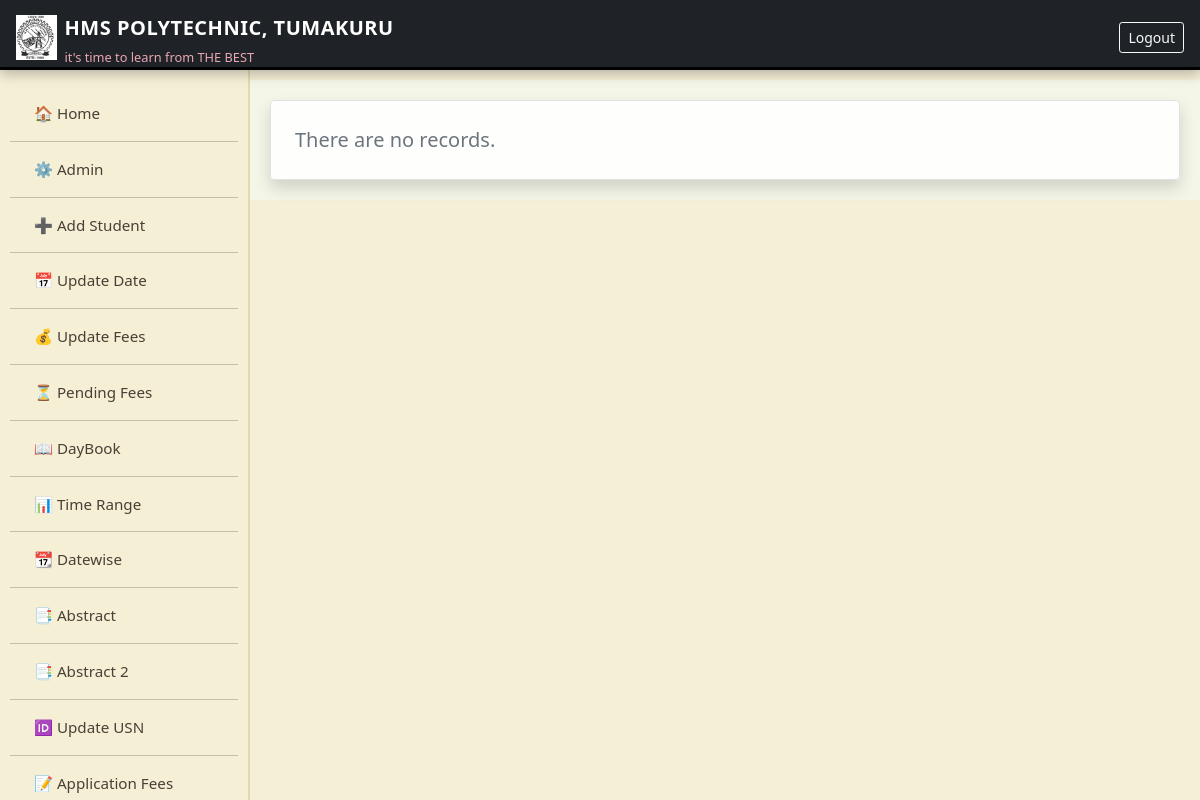
/student_history/2627CE037/1 (signed in), run on an earlier commit of the app's database.
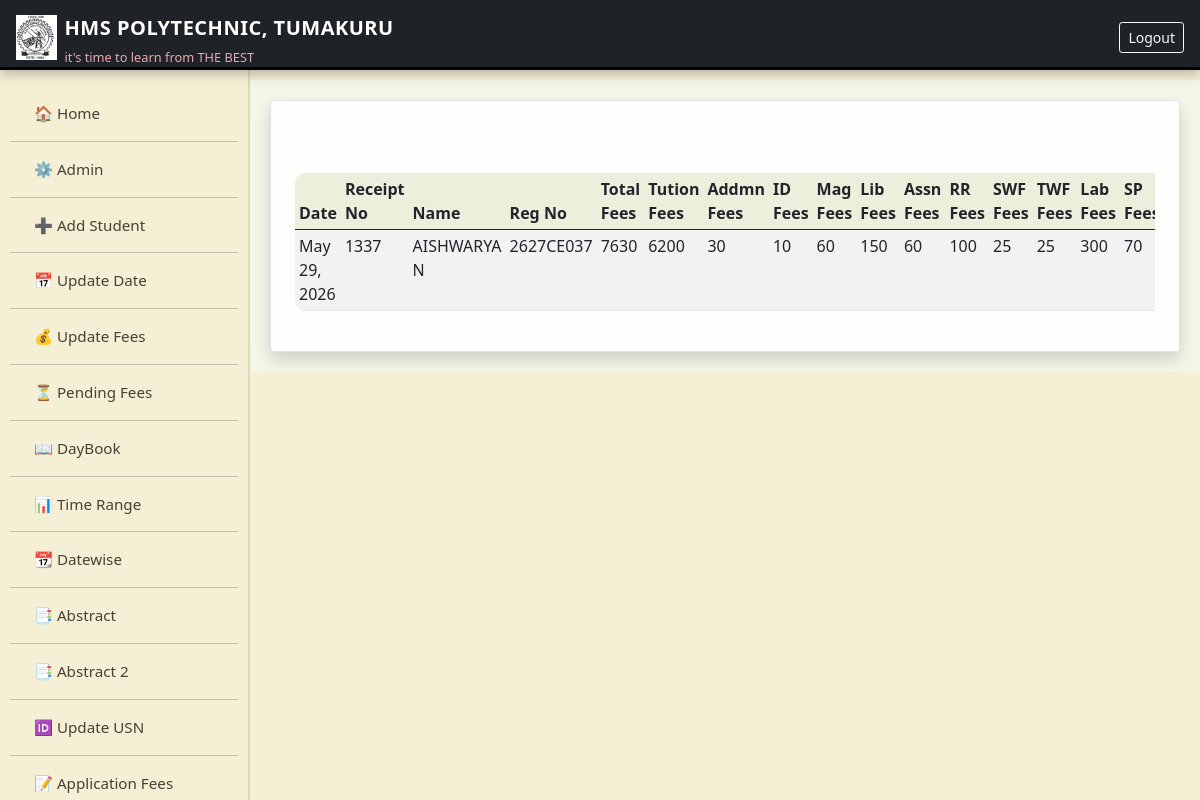
And on a later commit of the database.
### accounts/models.py (models this page shows, shortened)
class History(models.Model):
    fees_receipt_no=models.CharField(primary_key=True,max_length=10)
    student=models.ForeignKey(Student,on_delete=models.CASCADE)
    year=models.IntegerField(default=0)
    academic_year=models.CharField(max_length=7)
    total_fees=models.IntegerField(default=0)
    tution_fees=models.IntegerField(default=0)
    admission_fees=models.IntegerField(default=0)
    id_fees=models.IntegerField(default=0)
    management_fees=models.IntegerField(default=0)
    lib_fees=models.IntegerField(default=0)
    assn_fees=models.IntegerField(default=0)
    rr_fees=models.IntegerField(default=0)
    swf_fees=models.IntegerField(default=0)
    twf_fees=models.IntegerField(default=0)
    lab_fees=models.IntegerField(default=0)
    sp_fees=models.IntegerField(default=0)
    nss_fees=models.IntegerField(default=0)
    dev_fees=models.IntegerField(default=0)
    red_cross_fees = models.IntegerField(default=0)
    date=models.DateField()

class Student(models.Model):
    roll_no=models.CharField(max_length=15,primary_key=True)
    roll_no2=models.CharField(max_length=15,unique=True,null=True)
    admission_year=models.IntegerField(default=2023)
    name=models.CharField(max_length=30)
    gender=models.CharField(max_length=2,default="M",choices=(('M','M'),('F','F')))
    dep=models.CharField(max_length=20,choices=department_choices)
    category=models.CharField(max_length=20,choices=category_choices,default="Others")
    sub_category=models.CharField(max_length=20,choices=sub_category_choices,default="--")
    student_phone_number=models.CharField(max_length=20,default="12345")
    parent_name=models.CharField(max_length=30,default="abcde")
    parent_phone_number=models.CharField(max_length=20,default="12345")
    student_image=models.FileField(default="default.jpg")
    application_number=models.CharField(max_length=20,default="000000000")
    cancel_admission=models.BooleanField(default=False)
    year_completed=models.IntegerField(default=0)
    merit_no = models.CharField(max_length=20, default="NA")
    Is_lateral = models.BooleanField(default=False)

### accounts/views.py (the view)
# urls.py: path('student_history/<str:roll_no>/<int:year>',views.student_history,name="student_history"),
@login_required
def student_history(request,roll_no,year):
    y=int(year)
    student_list=[]
    for i in History.objects.all():
        if i.student.roll_no2==roll_no and i.year==y:
            student_list.append(i)
    context={
        'student_list':student_list
    }
    return render(request,'student_history.html',context)

### templates/student_history.html (shortened to what this page needs)
{% extends "base.html" %}
{% load static %}
{% block content %}
<div class="shadow border rounded p-4 bg-light">
    {% if student_list %}
    <div class="table-responsive">
        <br><br>
        <table id="example-table" class="table table-striped table-sm">
            <thead>
                <tr>
                    <th>Date</th>
                    <th>Receipt No</th>
                    <th>Name</th>
                    <th>Reg No</th>
                    <th>Total Fees</th>
                    <th>Tution Fees</th>
                    <th>Addmn Fees</th>
                    <th>ID Fees</th>
                    <th>Mag Fees</th>
                    <th>Lib Fees</th>
                    <th>Assn Fees</th>
                    <th>RR Fees</th>
                    <th>SWF Fees</th>
                    <th>TWF Fees</th>
                    <th>Lab Fees</th>
                    <th>SP Fees</th>
                </tr>
            </thead>
            <tbody>
                {% for file in student_list %}
                <tr id="row-{{ file.fees_receipt_no }}">
                    <td>{{ file.date }}</td>
                    <td>{{ file.fees_receipt_no }}</td>
                    <td>{{ file.student.name }}</td>
                    <td>{{ file.student.roll_no2 }}</td>
                    <td>{{ file.total_fees }}</td>
                    <td>{{ file.tution_fees }}</td>
                    <td>{{ file.admission_fees }}</td>
                    <td>{{ file.id_fees }}</td>
                    <td>{{ file.management_fees }}</td>
                    <td>{{ file.lib_fees }}</td>
                    <td>{{ file.assn_fees }}</td>
                    <td>{{ file.rr_fees }}</td>
                    <td>{{ file.swf_fees }}</td>
                    <td>{{ file.twf_fees }}</td>
                    <td>{{ file.lab_fees }}</td>
                    <td>{{ file.sp_fees }}</td>
                </tr>
                {% endfor %}
            </tbody>
        </table>
    </div>
    {% else %}
        <div class="fs-5 text-muted">There are no records.</div>
    {% endif %}
</div>
{% endblock %}

What changed in the data, as far as the page shows it:
added History: date "May 29, 2026", fees_receipt_no "1337", student.name "AISHWARYA N", student.roll_no2 "2627CE037", total_fees "7630", tution_fees "6200", admission_fees "30", id_fees "10", management_fees "60", lib_fees "150", assn_fees "60", rr_fees "100", swf_fees "25", twf_fees "25", lab_fees "300", sp_fees "70"
Also different on the page:
text no longer shown: "There are no records."
text now shown: "Date Receipt No Name Reg No Total Fees Tution Fees Addmn Fees ID Fees Mag Fees Lib Fees Assn Fees RR Fees SWF Fees TWF Fees Lab Fees SP…"
